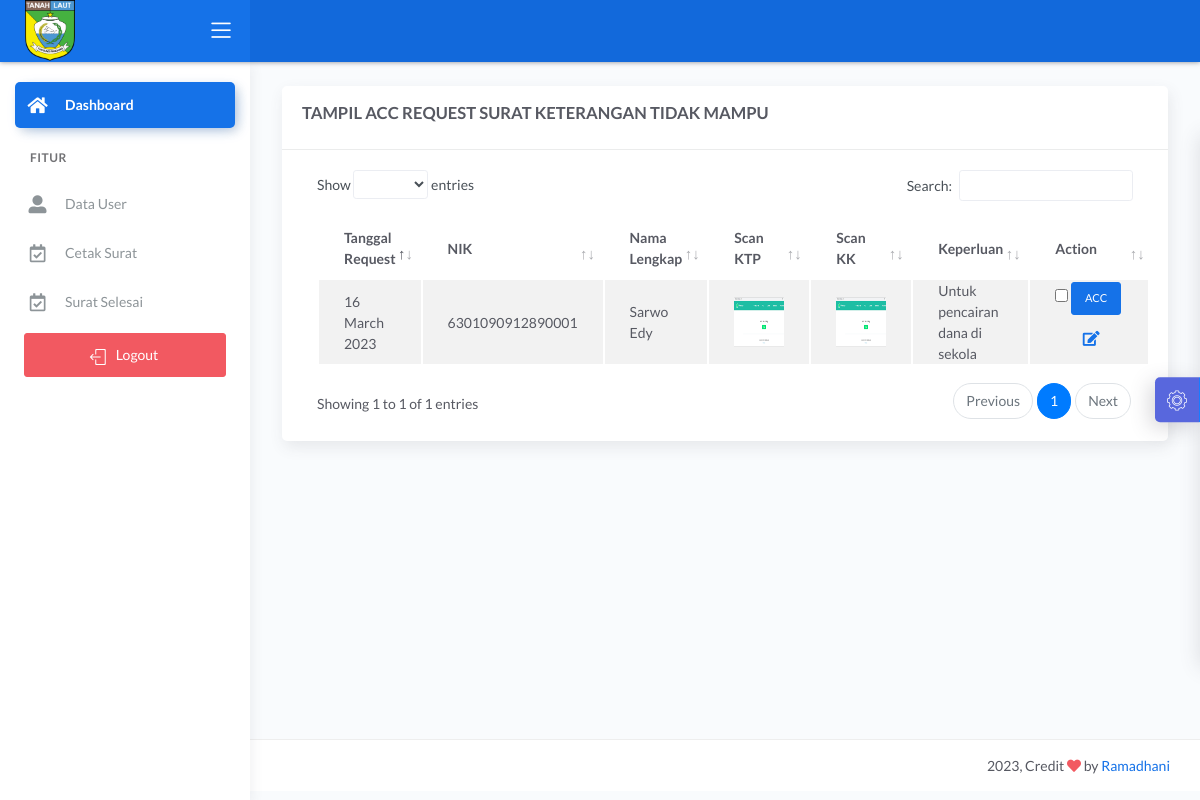
/demo1/main2.php?halaman=sudah_acc_sktm (signed in), run on the app's committed database.
### tables this page shows
CREATE TABLE `data_request_sktm` (
  `id_request_sktm` int(11) NOT NULL,
  `nik` varchar(16) NOT NULL,
  `tanggal_request` timestamp NOT NULL DEFAULT current_timestamp(),
  `scan_ktp` text NOT NULL,
  `scan_kk` text NOT NULL,
  `keperluan` varchar(30) NOT NULL,
  `request` varchar(20) NOT NULL DEFAULT 'TIDAK MAMPU',
  `keterangan` varchar(50) NOT NULL DEFAULT 'Data sedang diperiksa oleh Staf',
  `status` int(11) NOT NULL DEFAULT 0,
  `acc` date NOT NULL
);

CREATE TABLE `data_user` (
  `nik` varchar(16) NOT NULL,
  `password` varchar(225) NOT NULL,
  `hak_akses` varchar(225) NOT NULL,
  `nama` varchar(30) NOT NULL,
  `tanggal_lahir` date NOT NULL,
  `tempat_lahir` varchar(30) NOT NULL,
  `jekel` varchar(20) NOT NULL,
  `agama` varchar(20) NOT NULL,
  `alamat` text NOT NULL,
  `telepon` varchar(13) NOT NULL,
  `status_warga` varchar(30) NOT NULL
);

### demo1/acc_sktm.php (the view, shortened to what this page needs)
<?php include '../konek.php';?>
<link href="css/sweetalert.css" rel="stylesheet" type="text/css">
                <div class="page-inner">
					<div class="row">
						<div class="col-md-12">
							<div class="card">
								<div class="card-header">
									<div class="d-flex align-items-center">
										<h4 class="fw-bold text-uppercase">TAMPIL ACC REQUEST SURAT KETERANGAN TIDAK MAMPU</h4>
									</div>
								</div>
									<div class="card-body">
									<form method="POST">
										<div class="table-responsive">
											<table id="add1" class="display table table-striped table-hover" >
												<thead>
													<tr>
														<th>Tanggal Request</th>
														<th>NIK</th>
														<th>Nama Lengkap</th>
														<th>Scan KTP</th>
														<th>Scan KK</th>
														<th>Keperluan</th>
														<th style="width: 10%">Action</th>
													</tr>
												</thead>
												<tbody>
													<?php
														$sql = "SELECT * FROM data_request_sktm natural join data_user WHERE status=0";
														$query = mysqli_query($konek,$sql);
														while($data=mysqli_fetch_array($query,MYSQLI_BOTH)){
															$id_request_sktm=$data['id_request_sktm'];
															$tgl = $data['tanggal_request'];
															$format = date('d F Y', strtotime($tgl));
															$nik = $data['nik'];
															$nama = $data['nama'];
															$ktp = $data['scan_ktp'];
															$kk = $data['scan_kk'];
															$keperluan = $data['keperluan'];
													?>
													<tr>
														<td><?php echo $format;?></td>
														<td><?php echo $nik;?></td>
														<td><?php echo $nama;?></td>
														<td><img src="../dataFoto/scan_ktp/<?php echo $ktp;?>" width="50" height="50" alt=""></td>
														<td><img src="../dataFoto/scan_kk/<?php echo $kk;?>" width="50" height="50" alt=""></td>
														<td><?php echo $keperluan;?></td>
														<td>
															<input type="checkbox" name="check[$i]" value="<?php echo $id_request_sktm;?>">
															<input type="submit" name="acc" class="btn btn-primary btn-sm" value="ACC">
															<div class="form-button-action">
																<a type="button" data-toggle="tooltip" title="" class="btn btn-link btn-primary btn-lg" data-original-title="Cek Data" href="?halaman=detail_sktm&id_request_sktm=<?= $id_request_sktm;?>">
																<i class="fa fa-edit"></i></a>
															</div>
														</td>
													</tr>
													<?php
														}
													?>
												</tbody>
											</table>
										</div>
									</form>
									</div>
							</div>
                        </div>
					</div>
				</div>

### data on the page
data_request_sktm: tanggal_request "16 March 2023", nik "6301090912890001", nik.nama "Sarwo Edy", scan_ktp (picture), scan_kk (picture), keperluan "Untuk pencairan dana di sekola"
